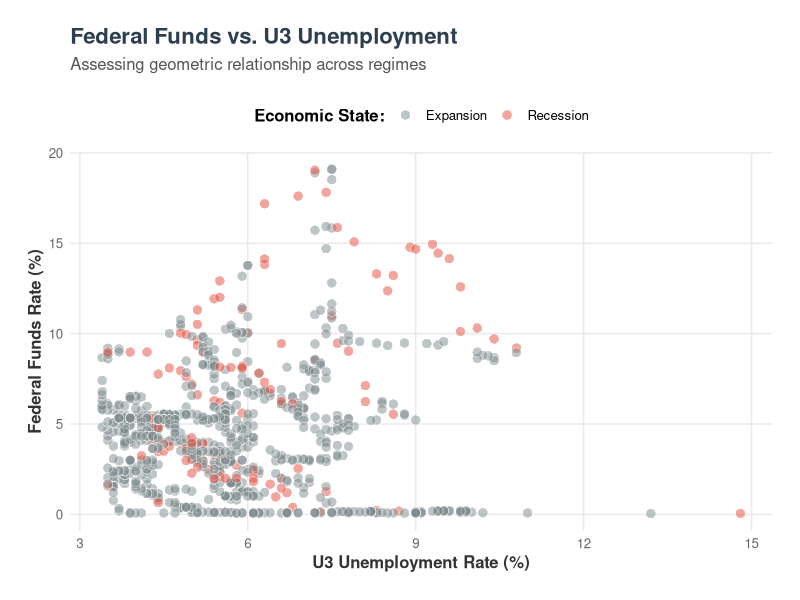

The R script that drew this image:
###########################
#
#
#
#
#
###############################

library(tidyverse)
library(ggplot2)

data = read.csv("data/clean/transformed_cleaned_data.csv")

#########################################
# Scatter plot showing structural breaks
# when in a recession
# U3 vs FFR
#########################################
scatter_levels = ggplot(data %>% drop_na(u3_unemployment, fedfunds, recession), 
  # Notice we swapped 'color' for 'fill' here because of the new point shape
  aes(y = fedfunds, x = u3_unemployment, fill = factor(recession))) +
  
  # Shape 21 allows for filled dots with a white outline (stroke). 
  geom_point(shape = 21, color = "white", size = 3, stroke = 0.4, alpha = 0.5) +
  
  # Updated to scale_fill_manual to match the shape 21 geometry
  scale_fill_manual(values = c("0" = "#7f8c8d", "1" = "#e74c3c"), 
    labels = c("Expansion", "Recession")) +
  
  theme_minimal(base_size = 12) +
  
  labs(title = "Federal Funds vs. U3 Unemployment",
    subtitle = "Assessing geometric relationship across regimes",
    y = "Federal Funds Rate (%)",
    x = "U3 Unemployment Rate (%)",
    fill = "Economic State:") +
  
  # Stupid theme stuff
  theme(
    plot.title = element_text(face = "bold", size = 16, color = "#2c3e50"),
    plot.subtitle = element_text(size = 12, color = "#555555", margin = margin(b = 15)),
    axis.title = element_text(face = "bold", color = "#333333"),
    axis.text = element_text(color = "#666666"),
    panel.grid.major = element_line(color = "#eaeaea", linewidth = 0.5),
    panel.grid.minor = element_blank(), # Drops the cluttering minor lines
    legend.position = "top",            # Moves legend to the top for a wider plot
    legend.title = element_text(face = "bold"),
    plot.margin = margin(20, 20, 20, 20)
  )

print(scatter_levels)
